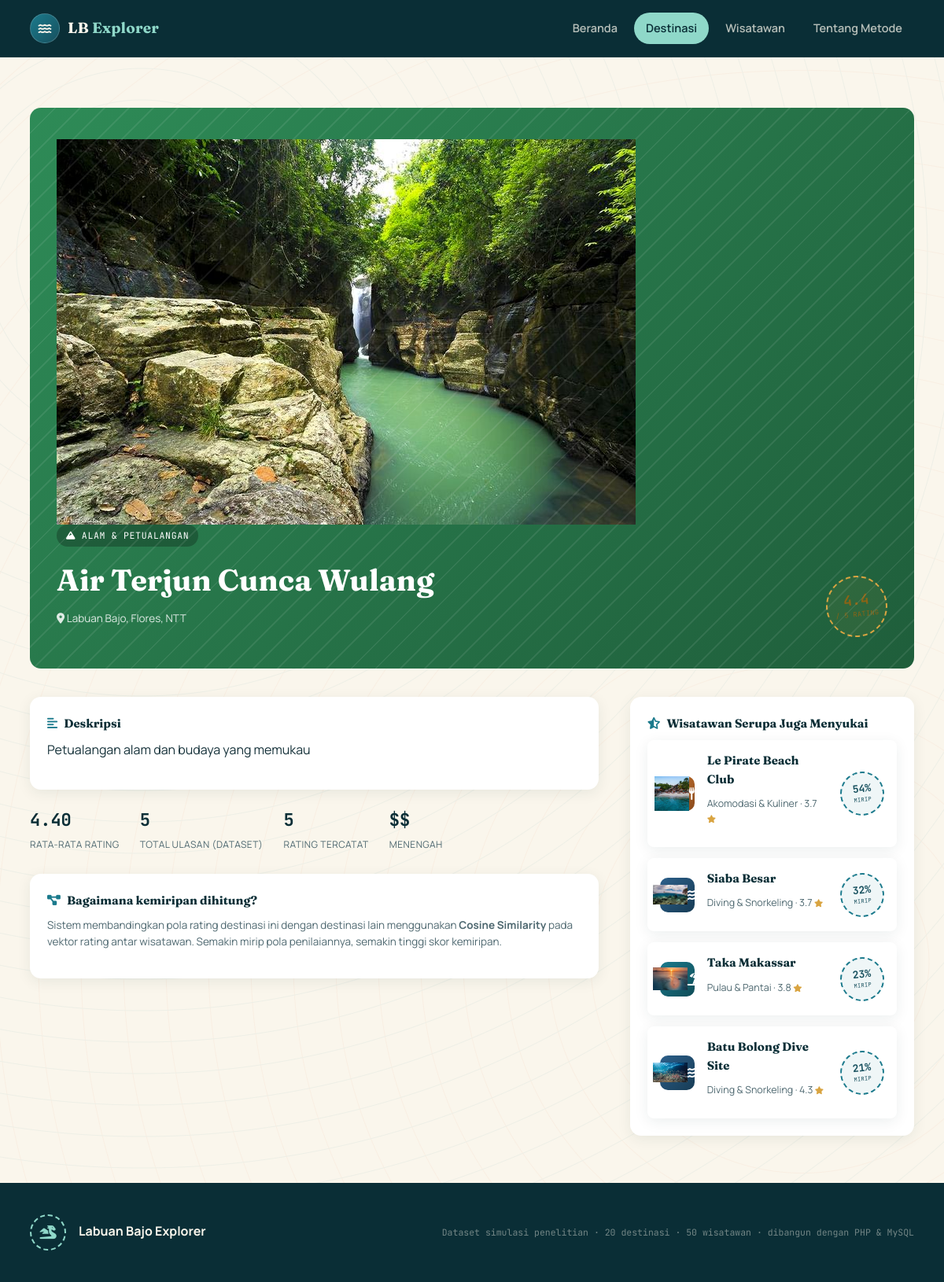
The page /detail.php?id=I014 on the database its author committed.
### tables this page shows
CREATE TABLE `items` (
  `item_id` varchar(10) NOT NULL,
  `item_name` varchar(100) NOT NULL,
  `category` varchar(50) NOT NULL,
  `avg_rating` decimal(3,2) NOT NULL DEFAULT 0.00,
  `total_reviews` int(11) NOT NULL DEFAULT 0,
  `price_range` varchar(5) NOT NULL,
  `location` varchar(100) NOT NULL,
  `description` text DEFAULT NULL
);

### includes/functions.php (called while the page is built, shortened)
<?php
function categoryMeta(string $category): array
{
    $map = [
        'island_beach' => [
            'label' => 'Pulau & Pantai',
            'icon'  => 'fa-umbrella-beach',
            'class' => 'cat-island',
        ],
        'diving_snorkeling' => [
            'label' => 'Diving & Snorkeling',
            'icon'  => 'fa-water',
            'class' => 'cat-diving',
        ],
        'nature_adventure' => [
            'label' => 'Alam & Petualangan',
            'icon'  => 'fa-mountain',
            'class' => 'cat-nature',
        ],
        'accommodation_culinary' => [
            'label' => 'Akomodasi & Kuliner',
            'icon'  => 'fa-utensils',
            'class' => 'cat-culinary',
        ],
    ];
    return $map[$category] ?? [
        'label' => ucwords(str_replace('_', ' ', $category)),
        'icon'  => 'fa-map-marker-alt',
        'class' => 'cat-island',
    ];
}
function getItemImage(string $itemId): ?string
{
    $extensions = ['jpg', 'jpeg', 'png', 'webp'];
    foreach ($extensions as $ext) {
        $relativePath = "assets/img/destinations/{$itemId}.{$ext}";
        $fullPath = __DIR__ . '/../' . $relativePath;
        if (file_exists($fullPath)) {
            return $relativePath;
        }
    }
    return null;
}
function priceLabel(string $priceRange): string
{
    $labels = [
        '$'   => 'Terjangkau',
        '$$'  => 'Menengah',
        '$$$' => 'Premium',
    ];
    return $labels[$priceRange] ?? $priceRange;
}
function e(string $s): string
{
    return htmlspecialchars($s, ENT_QUOTES, 'UTF-8');
}

### classes/CollaborativeFiltering.php (called while the page is built, shortened)
<?php
class CollaborativeFiltering
{
    private mysqli $conn;
    private array $userItemMatrix = [];
    private array $itemIds = [];
    private array $userIds = [];
    public function __construct(mysqli $conn)
    {
        $this->conn = $conn;
        $this->buildUserItemMatrix();
    }
    private function buildUserItemMatrix(): void
    {
        $result = $this->conn->query("SELECT user_id, item_id, rating FROM ratings");
        $itemSet = [];
        $userSet = [];
        while ($row = $result->fetch_assoc()) {
            $u = $row['user_id'];
            $i = $row['item_id'];
            $r = (float) $row['rating'];
            $this->userItemMatrix[$u][$i] = $r;
            $itemSet[$i] = true;
            $userSet[$u] = true;
        }
        $this->itemIds = array_keys($itemSet);
        $this->userIds = array_keys($userSet);
    }
    private function getItemVector(string $itemId): array
    {
        $vector = [];
        foreach ($this->userIds as $u) {
            $vector[] = $this->userItemMatrix[$u][$itemId] ?? 0.0;
        }
        return $vector;
    }
    private function cosineSimilarity(array $a, array $b): float
    {
        $dot = 0.0;
        $normA = 0.0;
        $normB = 0.0;
        $n = count($a);
        for ($k = 0; $k < $n; $k++) {
            $dot += $a[$k] * $b[$k];
            $normA += $a[$k] * $a[$k];
            $normB += $b[$k] * $b[$k];
        }
        return $dot / (sqrt($normA) * sqrt($normB));
    }
    public function itemSimilarity(string $itemA, string $itemB): float
    {
        $key = $itemA < $itemB ? "$itemA|$itemB" : "$itemB|$itemA";
        $vecA = $this->getItemVector($itemA);
        $vecB = $this->getItemVector($itemB);
        $sim = $this->cosineSimilarity($vecA, $vecB);
        return $sim;
    }
    public function getSimilarItems(string $itemId, int $topN = 4): array
    {
        $scores = [];
        foreach ($this->itemIds as $other) {
            if ($other === $itemId) {
                continue;
            }
            $scores[$other] = $this->itemSimilarity($itemId, $other);
        }
        arsort($scores);
        return array_slice($scores, 0, $topN, true);
    }
}

### detail.php (the view, shortened to what this page needs)
<?php
require_once __DIR__ . '/config/database.php';
require_once __DIR__ . '/includes/functions.php';
require_once __DIR__ . '/classes/CollaborativeFiltering.php';
$conn = getConnection();
$itemId = $_GET['id'] ?? '';
$stmt = $conn->prepare("SELECT * FROM items WHERE item_id = ?");
$stmt->bind_param('s', $itemId);
$stmt->execute();
$item = $stmt->get_result()->fetch_assoc();
$meta = categoryMeta($item['category']);
$photo = getItemImage($item['item_id']);
$cf = new CollaborativeFiltering($conn);
$similarRaw = $cf->getSimilarItems($itemId, 4);
$similarItems = [];
if (!empty($similarRaw)) {
    $ids = array_keys($similarRaw);
    $placeholders = implode(',', array_fill(0, count($ids), '?'));
    $stmt2 = $conn->prepare("SELECT * FROM items WHERE item_id IN ($placeholders)");
    $types = str_repeat('s', count($ids));
    $stmt2->bind_param($types, ...$ids);
    $stmt2->execute();
    $res = $stmt2->get_result();
    $lookup = [];
    while ($row = $res->fetch_assoc()) {
        $lookup[$row['item_id']] = $row;
    }
    foreach ($similarRaw as $sid => $score) {
        if (isset($lookup[$sid])) {
            $similarItems[] = ['item' => $lookup[$sid], 'score' => $score];
        }
    }
}
$stmt3 = $conn->prepare("SELECT COUNT(*) c FROM ratings WHERE item_id = ?");
$stmt3->bind_param('s', $itemId);
$stmt3->execute();
$reviewCount = $stmt3->get_result()->fetch_assoc()['c'];
include __DIR__ . '/includes/header.php';
?>
<section class="section" style="padding-bottom:0;">
  <div class="wrap">
    <div class="detail-hero <?= $meta['class'] ?> <?= $photo ? 'has-photo' : '' ?>">
      <?php if ($photo): ?>
        <img src="<?= e($photo) ?>" alt="<?= e($item['item_name']) ?>">
      <?php endif; ?>
      <div class="detail-hero-inner">
        <div>
          <span class="badge-cat"><i class="fa-solid <?= $meta['icon'] ?>"></i> <?= e($meta['label']) ?></span>
          <h1><?= e($item['item_name']) ?></h1>
          <p class="loc"><i class="fa-solid fa-location-dot"></i> <?= e($item['location']) ?></p>
        </div>
        <div class="stamp stamp-gold">
          <b><?= number_format($item['avg_rating'], 1) ?></b>
          <span>/ 5 rating</span>
        </div>
      </div>
    </div>
    <div class="detail-grid">
      <div>
        <div class="info-card">
          <h4><i class="fa-solid fa-align-left"></i> Deskripsi</h4>
          <p><?= e($item['description']) ?></p>
        </div>
        <div class="stat-row">
          <div class="stat-block"><b><?= number_format($item['avg_rating'], 2) ?></b><span>Rata-rata Rating</span></div>
          <div class="stat-block"><b><?= (int)$item['total_reviews'] ?></b><span>Total Ulasan (dataset)</span></div>
          <div class="stat-block"><b><?= (int)$reviewCount ?></b><span>Rating Tercatat</span></div>
          <div class="stat-block"><b><?= e($item['price_range']) ?></b><span><?= e(priceLabel($item['price_range'])) ?></span></div>
        </div>
        <div class="info-card">
          <h4><i class="fa-solid fa-diagram-project"></i> Bagaimana kemiripan dihitung?</h4>
          <p style="font-size:13.5px; color:var(--ink-soft);">Sistem membandingkan pola rating destinasi ini dengan destinasi lain menggunakan <strong>Cosine Similarity</strong> pada vektor rating antar wisatawan. Semakin mirip pola penilaiannya, semakin tinggi skor kemiripan.</p>
        </div>
      </div>
      <div>
        <div class="info-card">
          <h4><i class="fa-solid fa-star-half-stroke"></i> Wisatawan Serupa Juga Menyukai</h4>
          <?php if (empty($similarItems)): ?>
            <p style="font-size:13.5px; color:var(--ink-soft);">Belum cukup data rating untuk menghitung kemiripan destinasi ini.</p>
          <?php else: ?>
            <div class="rec-list">
              <?php foreach ($similarItems as $row):
                $simMeta = categoryMeta($row['item']['category']);
                $simPhoto = getItemImage($row['item']['item_id']);
                $pct = round($row['score'] * 100); ?>
                <a href="detail.php?id=<?= e($row['item']['item_id']) ?>" class="rec-item">
                  <div class="rec-icon <?= $simMeta['class'] ?> <?= $simPhoto ? 'has-photo' : '' ?>">
                    <?php if ($simPhoto): ?><img src="<?= e($simPhoto) ?>" alt=""><?php endif; ?>
                    <i class="fa-solid <?= $simMeta['icon'] ?>"></i>
                  </div>
                  <div class="rec-info">
                    <h4><?= e($row['item']['item_name']) ?></h4>
                    <p class="rec-sub"><?= e($simMeta['label']) ?> &middot; <?= number_format($row['item']['avg_rating'],1) ?> <i class="fa-solid fa-star" style="color:var(--gold); font-size:10px;"></i></p>
                  </div>
                  <div class="stamp stamp-teal" style="width:56px; height:56px;">
                    <b style="font-size:13px;"><?= $pct ?>%</b>
                    <span style="font-size:7px;">mirip</span>
                  </div>
                </a>
              <?php endforeach; ?>
            </div>
          <?php endif; ?>
        </div>
      </div>
    </div>
  </div>
</section>
<?php include __DIR__ . '/includes/footer.php'; ?>

### assets/css/style.css (style rules this page uses)
:root { --navy: #0A2E36; --navy-2: #123B45; --navy-3: #17505E; --teal: #1B7A8C; --teal-light: #4FAFB8; --seafoam: #8FD8C9; --coral: #E8734A; --coral-dark: #C85A34; --gold: #D9A441; --sand: #FAF6EC; --sand-deep: #F0E9D8; --ink: #16323A; --ink-soft: #4E6870; --paper: #FFFFFF; --line: #E1DACB; --cat-island: #1B7A8C; --cat-diving: #2C5F8A; --cat-nature: #2E8B57; --cat-culinary: #C9752F; --font-display: 'Fraunces', Georgia, serif; --font-body: 'Manrope', -apple-system, BlinkMacSystemFont, 'Segoe UI', sans-serif; --font-mono: 'JetBrains Mono', ui-monospace, monospace; --radius: 14px; --radius-sm: 8px; --shadow-card: 0 4px 18px rgba(10, 46, 54, 0.08); --shadow-card-hover: 0 14px 32px rgba(10, 46, 54, 0.16); }
* { box-sizing: border-box; }
html { scroll-behavior: smooth; }
body { margin: 0; font-family: var(--font-body); background: var(--sand); color: var(--ink); line-height: 1.55; -webkit-font-smoothing: antialiased; }
img { max-width: 100%; display: block; }
a { color: inherit; text-decoration: none; }
h1, h2, h3, h4 { font-family: var(--font-display); font-weight: 700; margin: 0 0 .5em; color: var(--navy); }
p { margin: 0 0 1em; }
.wrap { max-width: 1180px; margin: 0 auto; padding: 0 28px; }
.section { padding: 64px 0; }
.cat-island .dest-banner, .cat-island { background: linear-gradient(135deg, var(--cat-island), #0F4C57); }
.cat-diving .dest-banner, .cat-diving { background: linear-gradient(135deg, var(--cat-diving), #173C55); }
.cat-nature .dest-banner, .cat-nature { background: linear-gradient(135deg, var(--cat-nature), #1F5E3B); }
.cat-culinary .dest-banner, .cat-culinary { background: linear-gradient(135deg, var(--cat-culinary), #8A4A1C); }
.stamp { display: inline-flex; flex-direction: column; align-items: center; justify-content: center; width: 78px; height: 78px; border-radius: 50%; border: 2px dashed var(--coral); color: var(--coral-dark); font-family: var(--font-mono); transform: rotate(-6deg); background: rgba(232,115,74,0.06); flex-shrink: 0; }
.stamp b { font-size: 18px; line-height: 1; }
.stamp span { font-size: 8.5px; text-transform: uppercase; letter-spacing: .05em; margin-top: 3px; }
.stamp.stamp-teal { border-color: var(--teal); color: var(--navy-3); background: rgba(27,122,140,0.07); }
.stamp.stamp-gold { border-color: var(--gold); color: #8a6416; background: rgba(217,164,65,0.08); }
.rec-list { display: flex; flex-direction: column; gap: 14px; }
.rec-item { display: flex; align-items: center; gap: 16px; background: var(--paper); border-radius: var(--radius-sm); padding: 14px 16px; box-shadow: var(--shadow-card); }
.rec-item .rec-icon { width: 44px; height: 44px; border-radius: 10px; display: flex; align-items: center; justify-content: center; color: #fff; font-size: 16px; flex-shrink: 0; }
.rec-item .rec-info { flex: 1; min-width: 0; }
.rec-item h4 { margin: 0 0 2px; font-size: 15px; color: var(--navy); }
.rec-item .rec-sub { font-size: 12.5px; color: var(--ink-soft); }
.detail-hero { border-radius: var(--radius); padding: 40px 34px; color: #fff; position: relative; overflow: hidden; margin-bottom: 36px; }
.detail-hero::after { content: ""; position: absolute; inset: 0; background-image: repeating-linear-gradient(135deg, rgba(255,255,255,0.08) 0 2px, transparent 2px 22px); }
.detail-hero-inner { position: relative; display: flex; justify-content: space-between; align-items: flex-end; gap: 24px; flex-wrap: wrap; }
.detail-hero h1 { color: #fff; font-size: clamp(26px, 3.6vw, 38px); margin-bottom: 8px; }
.detail-hero .loc { font-size: 13.5px; opacity: .85; }
.detail-hero .badge-cat { font-family: var(--font-mono); font-size: 11.5px; text-transform: uppercase; letter-spacing: .06em; background: rgba(0,0,0,0.25); padding: 5px 12px; border-radius: 999px; margin-bottom: 14px; display: inline-block; }
.detail-grid { display: grid; grid-template-columns: 2fr 1fr; gap: 40px; }
.stat-row { display: flex; gap: 26px; margin: 22px 0 26px; flex-wrap: wrap; }
.stat-block b { display: block; font-family: var(--font-mono); font-size: 22px; color: var(--navy); }
.stat-block span { font-size: 12px; color: var(--ink-soft); text-transform: uppercase; letter-spacing: .04em; }
.info-card { background: var(--paper); border-radius: var(--radius); padding: 22px; box-shadow: var(--shadow-card); margin-bottom: 20px; }
.info-card h4 { font-size: 15px; margin-bottom: 10px; display: flex; align-items: center; gap: 8px; }
.info-card h4 i { color: var(--teal); }

### rows shown on the page
items: item_id (picture), category "ALAM & PETUALANGAN", item_name "Air Terjun Cunca Wulang", location "Labuan Bajo, Flores, NTT", avg_rating "4.4", description "Petualangan alam dan budaya yang memukau", avg_rating "4.40", total_reviews "5", price_range "$$", price_range "MENENGAH"
items: item_id (picture), item_name "Le Pirate Beach Club", category "Akomodasi & Kuliner", avg_rating "3.7", pct "54"
items: item_id (picture), item_name "Siaba Besar", category "Diving & Snorkeling", avg_rating "3.7", pct "32"
items: item_id (picture), item_name "Taka Makassar", category "Pulau & Pantai", avg_rating "3.8", pct "23"
items: item_id (picture), item_name "Batu Bolong Dive Site", category "Diving & Snorkeling", avg_rating "4.3", pct "21"

### other values the page prints
$reviewCount "5"
